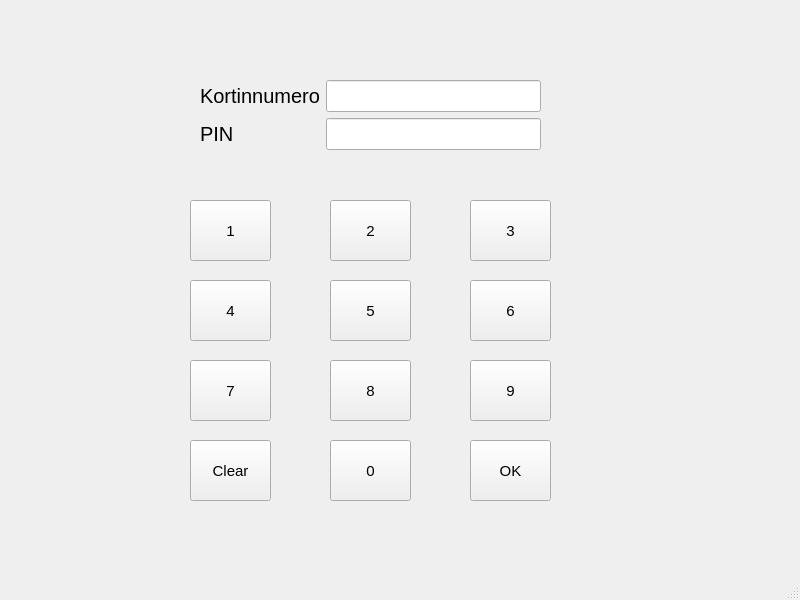
<?xml version="1.0" encoding="UTF-8"?>
<ui version="4.0">
 <class>MainWindow</class>
 <widget class="QMainWindow" name="MainWindow">
  <property name="geometry">
   <rect>
    <x>0</x>
    <y>0</y>
    <width>800</width>
    <height>600</height>
   </rect>
  </property>
  <property name="windowTitle">
   <string>MainWindow</string>
  </property>
  <widget class="QWidget" name="centralwidget">
   <widget class="QPushButton" name="btn_ok">
    <property name="geometry">
     <rect>
      <x>470</x>
      <y>440</y>
      <width>81</width>
      <height>61</height>
     </rect>
    </property>
    <property name="font">
     <font>
      <pointsize>11</pointsize>
     </font>
    </property>
    <property name="text">
     <string>OK</string>
    </property>
   </widget>
   <widget class="QPushButton" name="btn_2">
    <property name="geometry">
     <rect>
      <x>330</x>
      <y>200</y>
      <width>81</width>
      <height>61</height>
     </rect>
    </property>
    <property name="font">
     <font>
      <pointsize>11</pointsize>
     </font>
    </property>
    <property name="text">
     <string>2</string>
    </property>
   </widget>
   <widget class="QPushButton" name="btn_8">
    <property name="geometry">
     <rect>
      <x>330</x>
      <y>360</y>
      <width>81</width>
      <height>61</height>
     </rect>
    </property>
    <property name="font">
     <font>
      <pointsize>11</pointsize>
     </font>
    </property>
    <property name="text">
     <string>8</string>
    </property>
   </widget>
   <widget class="QPushButton" name="btn_0">
    <property name="geometry">
     <rect>
      <x>330</x>
      <y>440</y>
      <width>81</width>
      <height>61</height>
     </rect>
    </property>
    <property name="font">
     <font>
      <pointsize>11</pointsize>
     </font>
    </property>
    <property name="text">
     <string>0</string>
    </property>
   </widget>
   <widget class="QPushButton" name="btn_6">
    <property name="geometry">
     <rect>
      <x>470</x>
      <y>280</y>
      <width>81</width>
      <height>61</height>
     </rect>
    </property>
    <property name="font">
     <font>
      <pointsize>11</pointsize>
     </font>
    </property>
    <property name="text">
     <string>6</string>
    </property>
   </widget>
   <widget class="QPushButton" name="btn_1">
    <property name="geometry">
     <rect>
      <x>190</x>
      <y>200</y>
      <width>81</width>
      <height>61</height>
     </rect>
    </property>
    <property name="font">
     <font>
      <pointsize>11</pointsize>
     </font>
    </property>
    <property name="text">
     <string>1</string>
    </property>
   </widget>
   <widget class="QPushButton" name="btn_3">
    <property name="geometry">
     <rect>
      <x>470</x>
      <y>200</y>
      <width>81</width>
      <height>61</height>
     </rect>
    </property>
    <property name="font">
     <font>
      <pointsize>11</pointsize>
     </font>
    </property>
    <property name="text">
     <string>3</string>
    </property>
   </widget>
   <widget class="QPushButton" name="btn_9">
    <property name="geometry">
     <rect>
      <x>470</x>
      <y>360</y>
      <width>81</width>
      <height>61</height>
     </rect>
    </property>
    <property name="font">
     <font>
      <pointsize>11</pointsize>
     </font>
    </property>
    <property name="text">
     <string>9</string>
    </property>
   </widget>
   <widget class="QPushButton" name="btn_4">
    <property name="geometry">
     <rect>
      <x>190</x>
      <y>280</y>
      <width>81</width>
      <height>61</height>
     </rect>
    </property>
    <property name="font">
     <font>
      <pointsize>11</pointsize>
     </font>
    </property>
    <property name="text">
     <string>4</string>
    </property>
   </widget>
   <widget class="QPushButton" name="btn_5">
    <property name="geometry">
     <rect>
      <x>330</x>
      <y>280</y>
      <width>81</width>
      <height>61</height>
     </rect>
    </property>
    <property name="font">
     <font>
      <pointsize>11</pointsize>
     </font>
    </property>
    <property name="text">
     <string>5</string>
    </property>
   </widget>
   <widget class="QPushButton" name="btn_7">
    <property name="geometry">
     <rect>
      <x>190</x>
      <y>360</y>
      <width>81</width>
      <height>61</height>
     </rect>
    </property>
    <property name="font">
     <font>
      <pointsize>11</pointsize>
     </font>
    </property>
    <property name="text">
     <string>7</string>
    </property>
   </widget>
   <widget class="QPushButton" name="btn_clear">
    <property name="geometry">
     <rect>
      <x>190</x>
      <y>440</y>
      <width>81</width>
      <height>61</height>
     </rect>
    </property>
    <property name="font">
     <font>
      <pointsize>11</pointsize>
     </font>
    </property>
    <property name="text">
     <string>Clear</string>
    </property>
   </widget>
   <widget class="QWidget" name="">
    <property name="geometry">
     <rect>
      <x>200</x>
      <y>80</y>
      <width>341</width>
      <height>81</height>
     </rect>
    </property>
    <layout class="QFormLayout" name="formLayout">
     <item row="0" column="0">
      <widget class="QLabel" name="label">
       <property name="font">
        <font>
         <pointsize>15</pointsize>
        </font>
       </property>
       <property name="text">
        <string>Kortinnumero</string>
       </property>
      </widget>
     </item>
     <item row="0" column="1">
      <widget class="QLineEdit" name="le_kortti">
       <property name="font">
        <font>
         <pointsize>15</pointsize>
        </font>
       </property>
      </widget>
     </item>
     <item row="1" column="0">
      <widget class="QLabel" name="label_2">
       <property name="font">
        <font>
         <pointsize>15</pointsize>
        </font>
       </property>
       <property name="text">
        <string>PIN</string>
       </property>
      </widget>
     </item>
     <item row="1" column="1">
      <widget class="QLineEdit" name="le_PIN">
       <property name="font">
        <font>
         <pointsize>15</pointsize>
        </font>
       </property>
      </widget>
     </item>
    </layout>
   </widget>
  </widget>
  <widget class="QMenuBar" name="menubar">
   <property name="geometry">
    <rect>
     <x>0</x>
     <y>0</y>
     <width>800</width>
     <height>26</height>
    </rect>
   </property>
  </widget>
  <widget class="QStatusBar" name="statusbar"/>
 </widget>
 <resources/>
 <connections/>
</ui>
